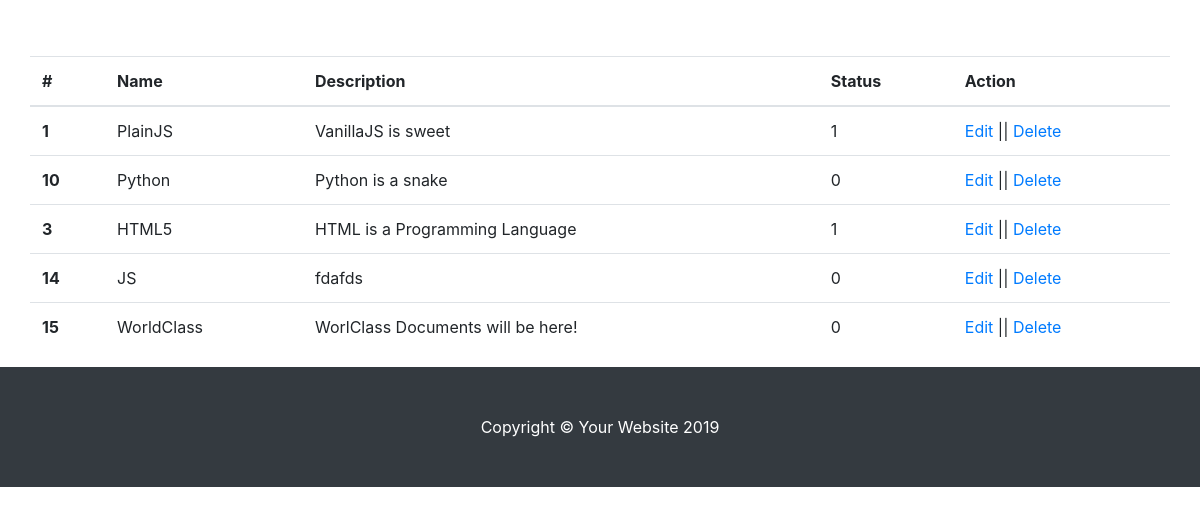
Before: /admin/utlits/category.php with the older database file.
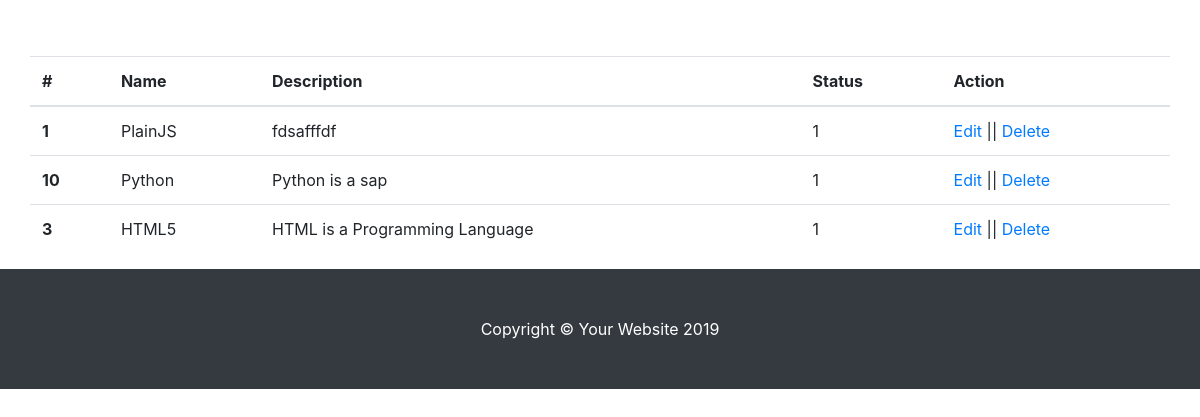
After: the same page with the newer database file.
### tables this page shows
CREATE TABLE `tbl_category` (
  `cat_id` int(11) NOT NULL,
  `cat_name` varchar(100) NOT NULL,
  `cat_description` varchar(255) NOT NULL,
  `cat_status` int(2) NOT NULL DEFAULT '0',
  `created_at` timestamp NOT NULL DEFAULT CURRENT_TIMESTAMP
);

### admin/utlits/category.php (the view, shortened to what this page needs)
<?php include "includes/header.php"; ?>
<?php include "db/conn.php"; ?>
<div class="container">
    <div class="row">
        <table class="table">
            <thead>
                <tr>
                    <th scope="col">#</th>
                    <th scope="col">Name</th>
                    <th scope="col">Description</th>
                    <th scope="col">Status</th>
                    <th scope="col">Action</th>
                </tr>
            </thead>
            <tbody>
                <?php
                $sql = "SELECT * FROM `tbl_category`";
                $result = $db->query($sql);
                while ($row = $result->fetch_assoc()) {
                    ?>
                    <tr>
                        <th scope="row"><?php echo $row['cat_id']; ?></th>
                        <td><?php echo $row['cat_name']; ?></td>
                        <td><?php echo $row['cat_description']; ?></td>
                        <td><?php echo $row['cat_status']; ?></td>
                        <td><a href="editCat.php?id=<?php echo $row['cat_id']; ?>"><i class="fa fa-facebook"></i> Edit</a> || <a href="?deleteid=<?php echo $row['cat_id']; ?>" onclick="return confirm('Are you sure?');"><i class="fa fa-facebook"></i> Delete</a></td>
                    </tr>
                <?php } ?>
            </tbody>
        </table>
    </div>
</div>
<?php include "includes/footer.php"; ?>

Changed rows visible on the page:
removed tbl_category: cat_id "14", cat_name "JS", cat_description "fdafds", cat_status "0"
removed tbl_category: cat_id "15", cat_name "WorldClass", cat_description "WorlClass Documents will be here!", cat_status "0"
changed tbl_category "PlainJS": cat_description "VanillaJS is sweet" → "fdsafffdf"
changed tbl_category "Python": cat_description "Python is a snake" → "Python is a sap"; cat_status "0" → "1"
